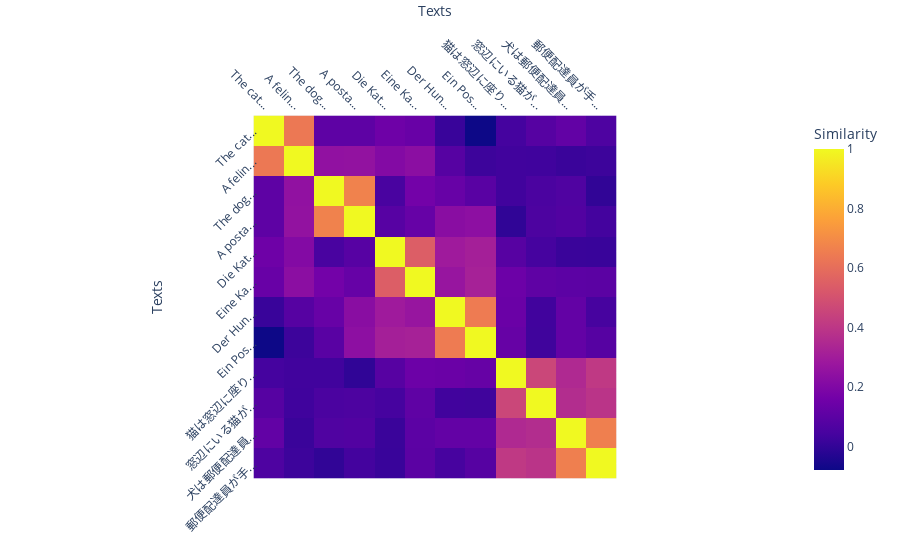
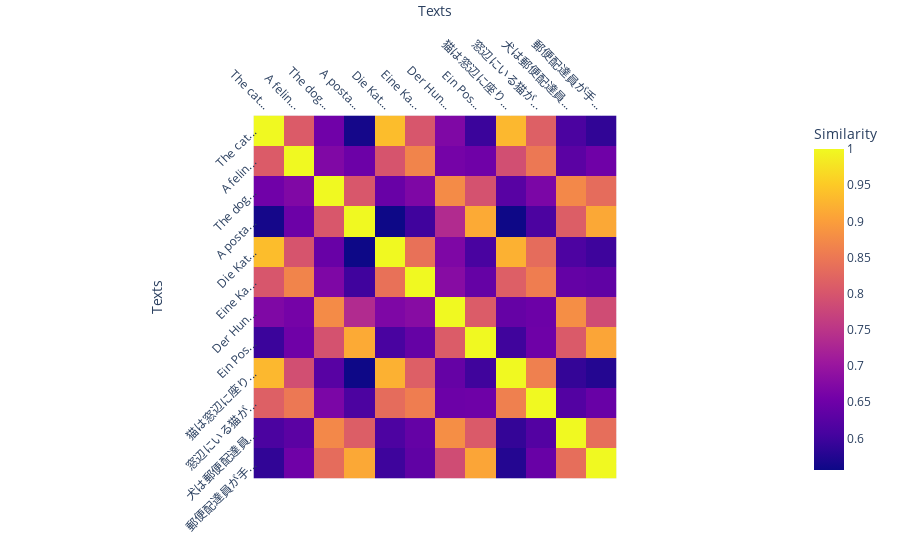

Write notebook code for charts like these, in order.
### Markdown cell above
### 1.4 Your Task: Multilingual Similarity Analysis  

Your task is to **visualize the similarities between sentences with similar semantic content but in different languages**. This will help assess whether our model effectively captures multilingual semantics.  

Once you have completed the analysis, repeat the process using the `granite-embedding:278m` model to compare its performance in handling multilingual embeddings.

### Code cell
### Your code goes here
sentences = [
    # English
    "The cat sat on the windowsill, watching the birds outside.",
    "A feline perched by the window, observing the chirping sparrows.",
    "The dog barked loudly when the mailman arrived.",
    "A postal worker delivered letters while a nearby canine growled.",
    # German
    "Die Katze saß auf der Fensterbank und beobachtete die Vögel draußen.",
    "Eine Katze hockte am Fenster und schaute den zwitschernden Spatzen zu.",
    "Der Hund bellte laut, als der Postbote ankam.",
    "Ein Postbote brachte Briefe, während ein Hund in der Nähe knurrte.",
    # Japanese
    "猫は窓辺に座り、外の鳥を眺めていた。",
    "窓辺にいる猫がさえずるスズメを観察していた。",
    "犬は郵便配達員が来たとき、大きな声で吠えた。",
    "郵便配達員が手紙を届けると、近くの犬が唸った。",
]

embeddings = bulk_embed("all-minilm:33m", sentences, client)

similarities = cosine_similarity(embeddings)

plot_similarity_heatmap(similarities, texts=sentences, limit=10)

embeddings = bulk_embed("granite-embedding:278m", sentences, client)

similarities = cosine_similarity(embeddings)

plot_similarity_heatmap(similarities, texts=sentences, limit=10)

### Figure 1 — Plotly figure (JSON) as saved in the notebook; plotly's stock layout.template omitted (floating-point values rounded to 4 significant figures; data arrays with more than 128 entries replaced by an {"elided": "..."} marker saying what was removed)
{"data": [{"coloraxis": "coloraxis", "hovertemplate": "Texts: %{x}<br>Texts: %{y}<br>Similarity: %{z}<extra></extra>", "name": "0", "type": "heatmap", "x": ["The cat...", "A felin...", "The dog...", "A posta...", "Die Kat...", "Eine Ka...", "Der Hun...", "Ein Pos...", "猫は窓辺に座り...", "窓辺にいる猫が...", "犬は郵便配達員...", "郵便配達員が手..."], "xaxis": "x", "y": ["The cat...", "A felin...", "The dog...", "A posta...", "Die Kat...", "Eine Ka...", "Der Hun...", "Ein Pos...", "猫は窓辺に座り...", "窓辺にいる猫が...", "犬は郵便配達員...", "郵便配達員が手..."], "yaxis": "y", "z": {"elided": "12x12 float values"}}], "layout": {"coloraxis": {"colorbar": {"title": {"text": "Similarity"}}, "colorscale": [[0, "#0d0887"], [0.1111, "#46039f"], [0.2222, "#7201a8"], [0.3333, "#9c179e"], [0.4444, "#bd3786"], [0.5556, "#d8576b"], [0.6667, "#ed7953"], [0.7778, "#fb9f3a"], [0.8889, "#fdca26"], [1, "#f0f921"]]}, "margin": {"t": 60}, "xaxis": {"anchor": "y", "constrain": "domain", "domain": [0, 1], "scaleanchor": "y", "side": "top", "tickangle": 45, "title": {"text": "Texts"}}, "yaxis": {"anchor": "x", "autorange": "reversed", "constrain": "domain", "domain": [0, 1], "tickangle": -45, "title": {"text": "Texts"}}}}

### Figure 2 — Plotly figure (JSON) as saved in the notebook; plotly's stock layout.template omitted (floating-point values rounded to 4 significant figures; data arrays with more than 128 entries replaced by an {"elided": "..."} marker saying what was removed)
{"data": [{"coloraxis": "coloraxis", "hovertemplate": "Texts: %{x}<br>Texts: %{y}<br>Similarity: %{z}<extra></extra>", "name": "0", "type": "heatmap", "x": ["The cat...", "A felin...", "The dog...", "A posta...", "Die Kat...", "Eine Ka...", "Der Hun...", "Ein Pos...", "猫は窓辺に座り...", "窓辺にいる猫が...", "犬は郵便配達員...", "郵便配達員が手..."], "xaxis": "x", "y": ["The cat...", "A felin...", "The dog...", "A posta...", "Die Kat...", "Eine Ka...", "Der Hun...", "Ein Pos...", "猫は窓辺に座り...", "窓辺にいる猫が...", "犬は郵便配達員...", "郵便配達員が手..."], "yaxis": "y", "z": {"elided": "12x12 float values"}}], "layout": {"coloraxis": {"colorbar": {"title": {"text": "Similarity"}}, "colorscale": [[0, "#0d0887"], [0.1111, "#46039f"], [0.2222, "#7201a8"], [0.3333, "#9c179e"], [0.4444, "#bd3786"], [0.5556, "#d8576b"], [0.6667, "#ed7953"], [0.7778, "#fb9f3a"], [0.8889, "#fdca26"], [1, "#f0f921"]]}, "margin": {"t": 60}, "xaxis": {"anchor": "y", "constrain": "domain", "domain": [0, 1], "scaleanchor": "y", "side": "top", "tickangle": 45, "title": {"text": "Texts"}}, "yaxis": {"anchor": "x", "autorange": "reversed", "constrain": "domain", "domain": [0, 1], "tickangle": -45, "title": {"text": "Texts"}}}}
